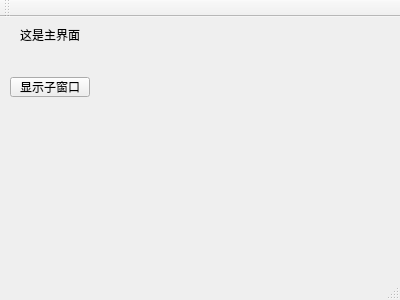
<?xml version="1.0" encoding="UTF-8"?>
<ui version="4.0">
 <class>MainWindow</class>
 <widget class="QMainWindow" name="MainWindow">
  <property name="geometry">
   <rect>
    <x>0</x>
    <y>0</y>
    <width>400</width>
    <height>300</height>
   </rect>
  </property>
  <property name="windowTitle">
   <string>MainWindow</string>
  </property>
  <widget class="QWidget" name="centralWidget">
   <widget class="QLabel" name="label">
    <property name="geometry">
     <rect>
      <x>20</x>
      <y>10</y>
      <width>71</width>
      <height>16</height>
     </rect>
    </property>
    <property name="text">
     <string>这是主界面</string>
    </property>
   </widget>
   <widget class="QPushButton" name="showChildButton">
    <property name="geometry">
     <rect>
      <x>10</x>
      <y>60</y>
      <width>80</width>
      <height>20</height>
     </rect>
    </property>
    <property name="text">
     <string>显示子窗口</string>
    </property>
   </widget>
  </widget>
  <widget class="QMenuBar" name="menuBar">
   <property name="geometry">
    <rect>
     <x>0</x>
     <y>0</y>
     <width>400</width>
     <height>22</height>
    </rect>
   </property>
  </widget>
  <widget class="QToolBar" name="mainToolBar">
   <attribute name="toolBarArea">
    <enum>TopToolBarArea</enum>
   </attribute>
   <attribute name="toolBarBreak">
    <bool>false</bool>
   </attribute>
  </widget>
  <widget class="QStatusBar" name="statusBar"/>
 </widget>
 <layoutdefault spacing="6" margin="11"/>
 <resources/>
 <connections/>
</ui>
